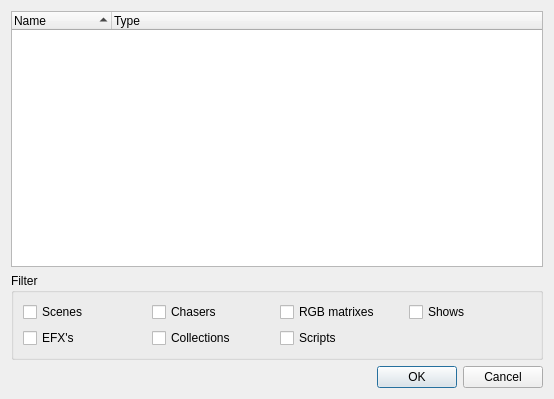
<?xml version="1.0" encoding="UTF-8"?>
<ui version="4.0">
 <class>FunctionSelection</class>
 <widget class="QDialog" name="FunctionSelection">
  <property name="geometry">
   <rect>
    <x>0</x>
    <y>0</y>
    <width>554</width>
    <height>399</height>
   </rect>
  </property>
  <property name="windowTitle">
   <string>Select Function</string>
  </property>
  <layout class="QVBoxLayout" name="verticalLayout">
   <item>
    <widget class="QTreeWidget" name="m_tree">
     <property name="alternatingRowColors">
      <bool>true</bool>
     </property>
     <property name="rootIsDecorated">
      <bool>false</bool>
     </property>
     <property name="itemsExpandable">
      <bool>false</bool>
     </property>
     <property name="sortingEnabled">
      <bool>true</bool>
     </property>
     <property name="allColumnsShowFocus">
      <bool>true</bool>
     </property>
     <column>
      <property name="text">
       <string>Name</string>
      </property>
     </column>
     <column>
      <property name="text">
       <string>Type</string>
      </property>
     </column>
    </widget>
   </item>
   <item>
    <widget class="QGroupBox" name="m_filterGroup">
     <property name="title">
      <string>Filter</string>
     </property>
     <layout class="QGridLayout" name="gridLayout">
      <item row="1" column="1">
       <widget class="QCheckBox" name="m_collectionCheck">
        <property name="toolTip">
         <string>Display collections in the list</string>
        </property>
        <property name="text">
         <string>Collections</string>
        </property>
       </widget>
      </item>
      <item row="1" column="2">
       <widget class="QCheckBox" name="m_scriptCheck">
        <property name="toolTip">
         <string>Display scripts in the list</string>
        </property>
        <property name="text">
         <string>Scripts</string>
        </property>
       </widget>
      </item>
      <item row="0" column="1">
       <widget class="QCheckBox" name="m_chaserCheck">
        <property name="toolTip">
         <string>Display chasers in the list</string>
        </property>
        <property name="text">
         <string>Chasers</string>
        </property>
       </widget>
      </item>
      <item row="0" column="2">
       <widget class="QCheckBox" name="m_rgbMatrixCheck">
        <property name="toolTip">
         <string>Display RGB Matrixes in the list</string>
        </property>
        <property name="text">
         <string>RGB matrixes</string>
        </property>
       </widget>
      </item>
      <item row="1" column="0">
       <widget class="QCheckBox" name="m_efxCheck">
        <property name="toolTip">
         <string>Display EFX's in the list</string>
        </property>
        <property name="text">
         <string>EFX's</string>
        </property>
       </widget>
      </item>
      <item row="0" column="0">
       <widget class="QCheckBox" name="m_sceneCheck">
        <property name="toolTip">
         <string>Display scenes in the list</string>
        </property>
        <property name="text">
         <string>Scenes</string>
        </property>
       </widget>
      </item>
      <item row="0" column="3">
       <widget class="QCheckBox" name="m_showCheck">
        <property name="text">
         <string>Shows</string>
        </property>
       </widget>
      </item>
     </layout>
    </widget>
   </item>
   <item>
    <widget class="QDialogButtonBox" name="m_buttonBox">
     <property name="orientation">
      <enum>Qt::Horizontal</enum>
     </property>
     <property name="standardButtons">
      <set>QDialogButtonBox::Cancel|QDialogButtonBox::Ok</set>
     </property>
    </widget>
   </item>
  </layout>
 </widget>
 <resources/>
 <connections>
  <connection>
   <sender>m_buttonBox</sender>
   <signal>accepted()</signal>
   <receiver>FunctionSelection</receiver>
   <slot>accept()</slot>
   <hints>
    <hint type="sourcelabel">
     <x>257</x>
     <y>389</y>
    </hint>
    <hint type="destinationlabel">
     <x>157</x>
     <y>274</y>
    </hint>
   </hints>
  </connection>
  <connection>
   <sender>m_buttonBox</sender>
   <signal>rejected()</signal>
   <receiver>FunctionSelection</receiver>
   <slot>reject()</slot>
   <hints>
    <hint type="sourcelabel">
     <x>325</x>
     <y>389</y>
    </hint>
    <hint type="destinationlabel">
     <x>286</x>
     <y>274</y>
    </hint>
   </hints>
  </connection>
 </connections>
</ui>
